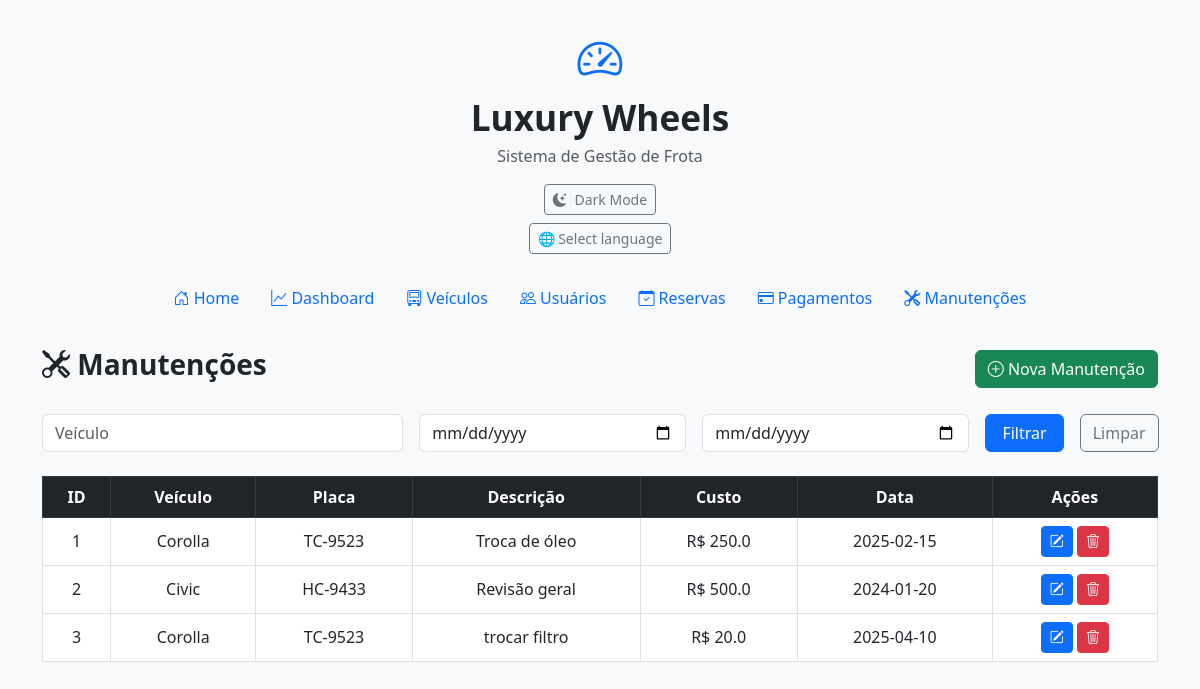
The page /manutencoes on the database its author committed.
### tables this page shows
CREATE TABLE manutencoes (
                            id INTEGER PRIMARY KEY AUTOINCREMENT,
                            veiculo_id INTEGER NOT NULL,
                            descricao TEXT NOT NULL,
                            custo REAL NOT NULL,
                            data DATE NOT NULL,
                            FOREIGN KEY (veiculo_id) REFERENCES veiculos(id));

CREATE TABLE veiculos (
                        id INTEGER PRIMARY KEY AUTOINCREMENT,
                        marca TEXT NOT NULL,
                        modelo TEXT NOT NULL,
                        categoria TEXT,
                        transmissao TEXT,
                        tipo TEXT,
                        capacidade INTEGER,
                        imagem TEXT,
                        diaria REAL,
                        ultima_revisao DATE,
                        proxima_revisao DATE,
                        inspecao DATE,
                        status TEXT,
                        placa TEXT);

### app.py (the view)
@app.route("/manutencoes", methods=["GET", "POST"])
def listar_manutencoes():
    conexao = conectar_bd()
    cursor = conexao.cursor()
    filtro_veiculo = None
    filtro_data_inicio = None
    filtro_data_fim = None
    parametros = []
    if request.method == "POST":
        filtro_veiculo = request.form.get("veiculo")
        filtro_data_inicio = request.form.get("data_inicio")
        filtro_data_fim = request.form.get("data_fim")
    query = """
        SELECT m.id, v.modelo, v.placa, m.descricao, m.custo, m.data
        FROM manutencoes m
        JOIN veiculos v ON m.veiculo_id = v.id
        WHERE 1=1
    """
    if filtro_veiculo:
        query += " AND v.modelo LIKE ?"
        parametros.append(f"%{filtro_veiculo}%")
    if filtro_data_inicio:
        query += " AND m.data >= ?"
        parametros.append(filtro_data_inicio)
    if filtro_data_fim:
        query += " AND m.data <= ?"
        parametros.append(filtro_data_fim)
    cursor.execute(query, parametros)
    manutencoes = cursor.fetchall()
    conexao.close()
    return render_template("manutencoes.html",
                           manutencoes=manutencoes,
                           filtro_veiculo=filtro_veiculo,
                           filtro_data_inicio=filtro_data_inicio,
                           filtro_data_fim=filtro_data_fim)

### database.py (called while the page is built)
def conectar_bd():
    return sqlite3.connect(DB_PATH)

### templates/manutencoes.html
{% extends "base.html" %}
{% block content %}
    <div class="d-flex justify-content-between align-items-center mb-4">
        <h3 class="fw-bold"><i class="bi bi-tools"></i> Manutenções</h3>
        <a href="{{ url_for('adicionar_manutencao') }}" class="btn btn-success">
            <i class="bi bi-plus-circle"></i> Nova Manutenção
        </a>
    </div>
<form method="POST" class="row g-3 mb-4">
  <div class="col-md-4">
    <input type="text" name="veiculo" class="form-control" placeholder="Veículo" value="{{ filtro_veiculo or '' }}">
  </div>
  <div class="col-md-3">
    <input type="date" name="data_inicio" class="form-control" value="{{ filtro_data_inicio or '' }}">
  </div>
  <div class="col-md-3">
    <input type="date" name="data_fim" class="form-control" value="{{ filtro_data_fim or '' }}">
  </div>
  <div class="col-md-1 d-grid">
    <button type="submit" class="btn btn-primary">Filtrar</button>
  </div>
  <div class="col-md-1 d-grid">
    <a href="{{ url_for('listar_manutencoes') }}" class="btn btn-outline-secondary">Limpar</a>
  </div>
</form>
    {% if manutencoes %}
        <div class="table-responsive">
            <table class="table table-hover table-bordered align-middle">
                <thead class="table-dark text-center">
                    <tr>
                        <th>ID</th>
                        <th>Veículo</th>
                        <th>Placa</th>
                        <th>Descrição</th>
                        <th>Custo</th>
                        <th>Data</th>
                        <th>Ações</th>
                    </tr>
                </thead>
                <tbody>
                    {% for m in manutencoes %}
                        <tr class="text-center">
                            <td>{{ m[0] }}</td>
                            <td>{{ m[1] }}</td>
                            <td>{{ m[2] }}</td>
                            <td>{{ m[3] }}</td>
                            <td>R$ {{ m[4] }}</td>
                            <td>{{ m[5] }}</td>
                            <td>
                                <a href="{{ url_for('editar_manutencao', id=m[0]) }}" class="btn btn-sm btn-primary">
                                    <i class="bi bi-pencil-square"></i>
                                </a>
                                <form action="{{ url_for('deletar_manutencao', id=m[0]) }}" method="POST" style="display:inline-block;">
                                    <button type="submit" class="btn btn-sm btn-danger" onclick="return confirm('Deseja excluir esta manutenção?')">
                                        <i class="bi bi-trash3"></i>
                                    </button>
                                </form>
                            </td>
                        </tr>
                    {% endfor %}
                </tbody>
            </table>
        </div>
    {% else %}
        <div class="alert alert-info text-center">
            Nenhuma manutenção registrada.
        </div>
    {% endif %}
{% endblock %}

### templates/base.html (style rules this page uses)
body.light-mode { background-color: #f8f9fa; color: #212529; }

### rows shown on the page
manutencoes: id "1", modelo "Corolla", placa "TC-9523", descricao "Troca de óleo", custo "250.0", data "2025-02-15"
manutencoes: id "2", modelo "Civic", placa "HC-9433", descricao "Revisão geral", custo "500.0", data "2024-01-20"
manutencoes: id "3", modelo "Corolla", placa "TC-9523", descricao "trocar filtro", custo "20.0", data "2025-04-10"
